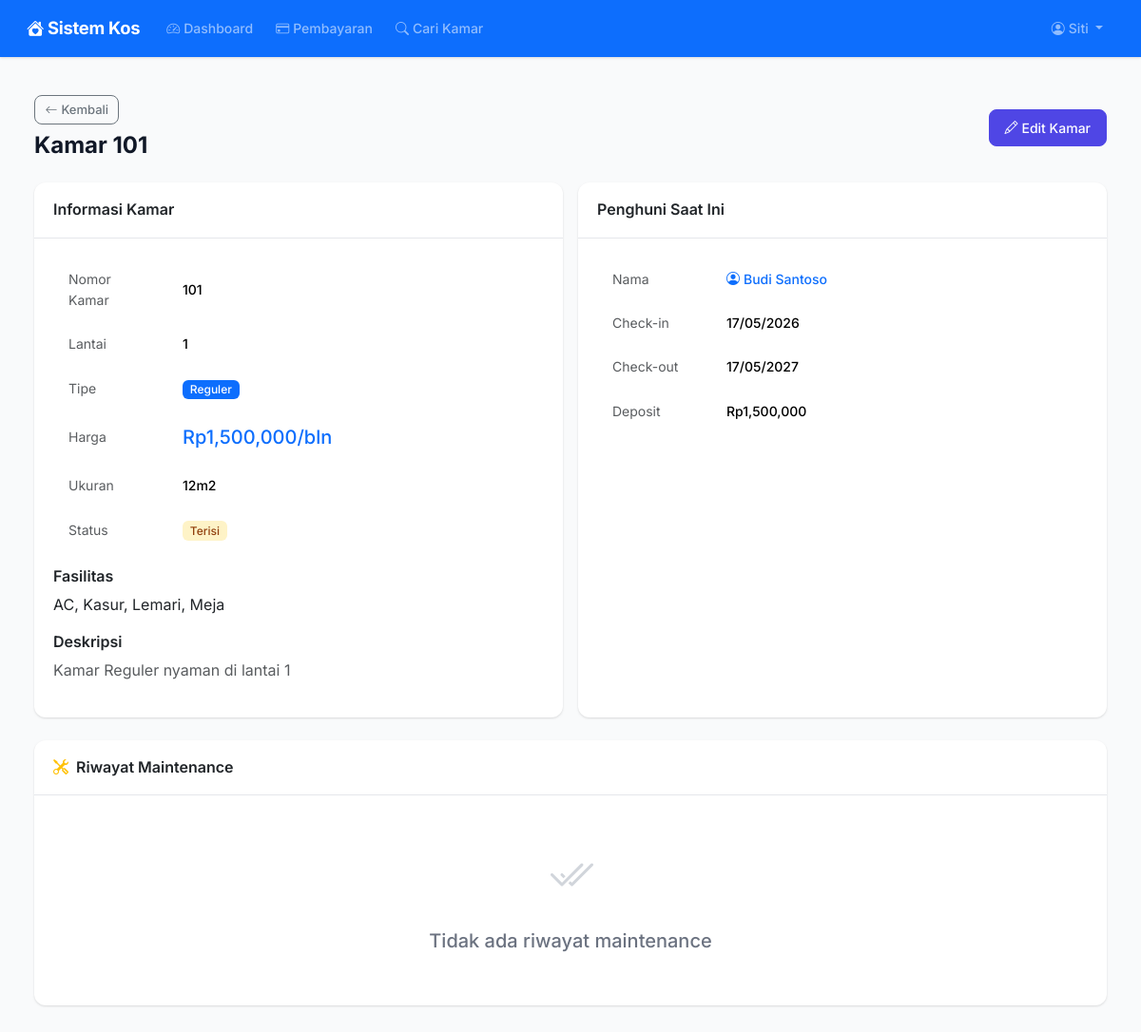
The page /rooms/1 (signed in) on the database as committed earlier.
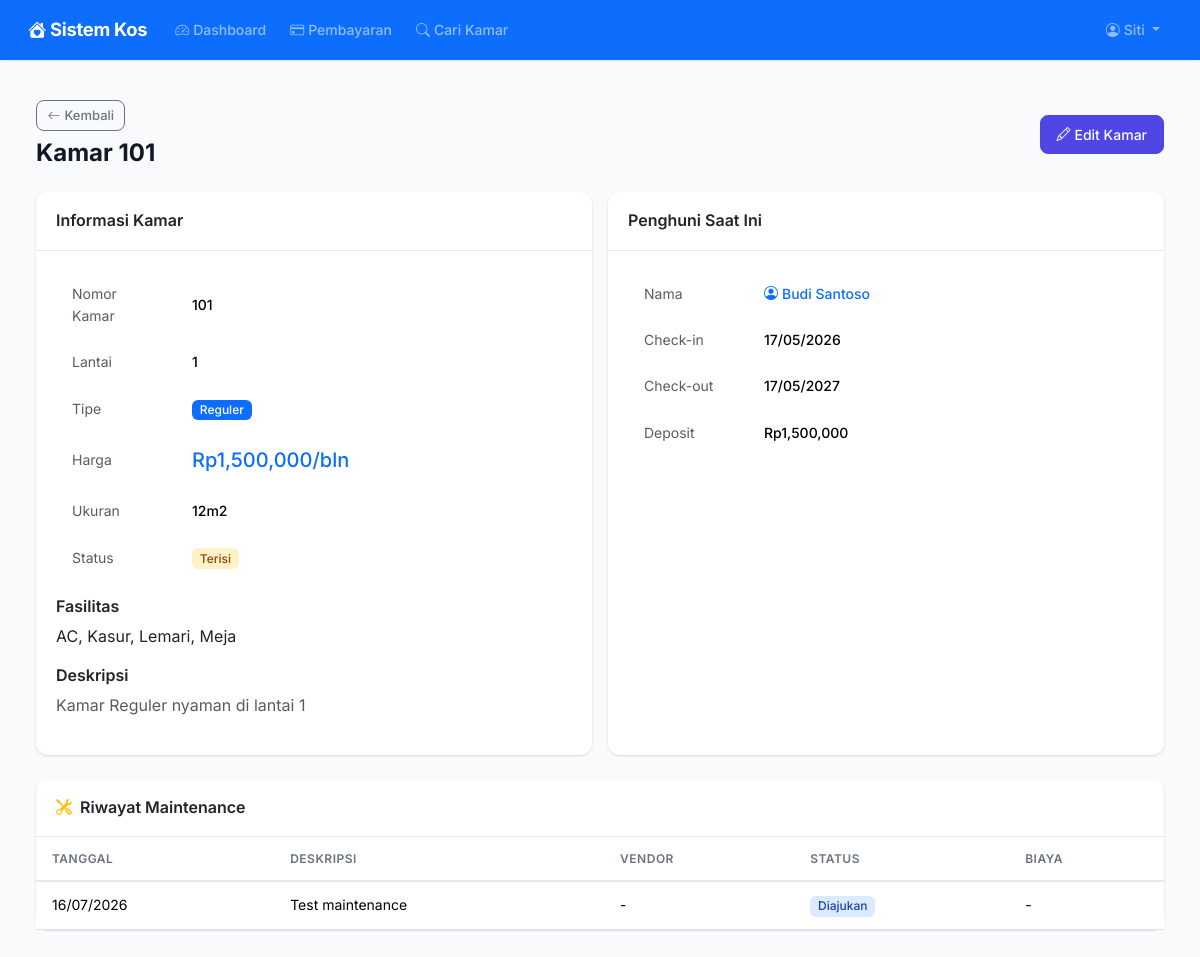
The same page on the database as committed later.
### models.py (models this page shows)
class MaintenanceRequest(db.Model):
    __tablename__ = "maintenance_requests"
    id = db.Column(db.Integer, primary_key=True)
    room_id = db.Column(db.Integer, db.ForeignKey("rooms.id"), nullable=False)
    vendor_id = db.Column(db.Integer, db.ForeignKey("vendors.id"), nullable=True)
    deskripsi = db.Column(db.Text, nullable=False)
    prioritas = db.Column(db.String(20), default="normal")
    tanggal_masuk = db.Column(db.Date, default=date.today)
    tanggal_selesai = db.Column(db.Date)
    status = db.Column(db.String(20), default="diajukan")
    biaya = db.Column(db.Float, default=0)
    catatan = db.Column(db.Text)
    created_at = db.Column(db.DateTime, default=datetime.utcnow)

### routes/rooms.py (the view)
@rooms_bp.route("/<int:id>")
@login_required
def detail(id):
    room = Room.query.get_or_404(id)
    booking = room.booking_aktif
    from models import MaintenanceRequest
    maintenance = MaintenanceRequest.query.filter_by(room_id=id).order_by(MaintenanceRequest.created_at.desc()).all()
    return render_template("rooms/detail.html", room=room, booking=booking, maintenance=maintenance)

### app.py (called while the page is built)
def create_app():
    app = Flask(__name__)
    app.config.from_object("config.Config")
    db.init_app(app)
    login_manager.init_app(app)
    csrf.init_app(app)
    login_manager.login_view = "auth.login"
    login_manager.login_message = "Silakan login terlebih dahulu."
    from models import User
    @login_manager.user_loader
    def load_user(user_id):
        return User.query.get(int(user_id))
    @app.context_processor
    def inject_now():
        from datetime import datetime
        return {"now": datetime.now()}
    @app.context_processor
    def inject_utility():
        from datetime import date
        return {"date_today": date.today()}
    from routes import register_routes
    register_routes(app)
    with app.app_context():
        db.create_all()
    return app

### models.py (called while the page is built)
    @property
    def booking_aktif(self):
        return Booking.query.filter_by(room_id=self.id, status="aktif").first()

### templates/rooms/detail.html (shortened to what the changed rows need)
{% extends "base.html" %}
{% block content %}
<div class="container-fluid py-3">
    <div class="page-header d-flex flex-wrap justify-content-between align-items-center">
        <div>
            <h1>Kamar {{ room.nomor_kamar }}</h1>
        </div>
    </div>
    <div class="row g-3 mt-2">
        <div class="col-12">
            <div class="card border-0">
                <div class="card-body p-0">
                    {% if maintenance %}
                    <div class="table-responsive">
                        <table class="table table-hover mb-0">
                            <thead>
                                <tr>
                                    <th>Tanggal</th>
                                    <th>Deskripsi</th>
                                    <th>Vendor</th>
                                    <th>Status</th>
                                    <th>Biaya</th>
                                </tr>
                            </thead>
                            <tbody>
                                {% for m in maintenance %}
                                <tr>
                                    <td>{{ m.tanggal_masuk.strftime('%d/%m/%Y') }}</td>
                                    <td>{{ m.deskripsi }}</td>
                                    <td>{{ m.vendor.nama if m.vendor else '-' }}</td>
                                    <td>
                                        {% if m.status == 'diajukan' %}<span class="badge badge-info">Diajukan</span>
                                        {% elif m.status == 'diproses' %}<span class="badge badge-warning">Diproses</span>
                                        {% elif m.status == 'selesai' %}<span class="badge badge-success">Selesai</span>
                                        {% else %}<span class="badge badge-secondary">{{ m.status }}</span>{% endif %}
                                    </td>
                                    <td>{% if m.biaya > 0 %}Rp{{ "{:,.0f}".format(m.biaya) }}{% else %}-{% endif %}</td>
                                </tr>
                                {% endfor %}
                            </tbody>
                        </table>
                    </div>
                    {% else %}
                    <div class="empty-state">
                        <i class="bi bi-check2-all"></i>
                        <h5>Tidak ada riwayat maintenance</h5>
                    </div>
                    {% endif %}
                </div>
            </div>
        </div>
    </div>
</div>
{% endblock %}

Rows that differ between the two databases and show on the page:
added MaintenanceRequest: tanggal_masuk "16/07/2026", deskripsi "Test maintenance", vendor "-", status "Diajukan"
Other text that changed with them:
text no longer shown: "Tidak ada riwayat maintenance"
text now shown: "TANGGAL DESKRIPSI VENDOR STATUS BIAYA"
